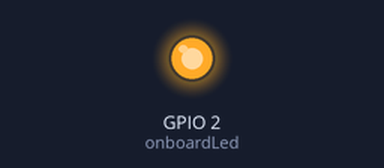
Bench run of a sketch on a simulated ESP8266 (NodeMCU). Parts: output pins drawn as LEDs (lit = HIGH). WiFi joins after 1.5 s; servers stay silent unless stated; what the sketch prints to the serial monitor is not drawn.

Above: at 0.1 s.
At 1.6 s:
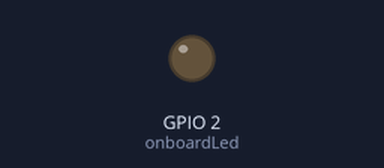
Timing chart, 0 to 3.1 s (numbered marks = the images above):
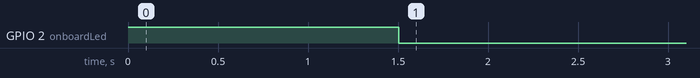

Measured:
- by itself, GPIO 2 (onboardLed): HIGH → LOW at 1.5 s

The sketch:

wifi_test_code.ino
```cpp
#include <ESP8266WiFi.h>

const char* ssid = "*************"; //keep a 10 character wifi username
const char* password = "***********"; // dont use password less than 8 characters long and dont use 123456789 and check WPA2 personal is set for WI-FI


const int onboardLed = LED_BUILTIN; // Usually GPIO2 / D4 on NodeMCU

void setup() {
  Serial.begin(115200);
  pinMode(onboardLed, OUTPUT);

  // Turn LED ON (low) while trying to connect
  digitalWrite(onboardLed, HIGH);

  WiFi.begin(ssid,password);
  Serial.print("Connecting to Wi-Fi");

  while (WiFi.status() != WL_CONNECTED) {
    delay(500);
    Serial.print(".");
  }

  Serial.println("\nConnected to Wi-Fi!");

  // Once connected, turn the built-in LED OFF (high)
  // Or turn it ON if you want it glowing when connected:
  digitalWrite(onboardLed, HIGH); // HIGH = OFF for active-LOW LED
}

void loop() {
  if (WiFi.status() == WL_CONNECTED) {
    // If you want the LED to stay ON when connected:
    digitalWrite(onboardLed, LOW); // LOW = ON
  } else {
    // If disconnected, turn LED OFF or blink:
    digitalWrite(onboardLed, HIGH); // HIGH = OFF
  }
}
```
